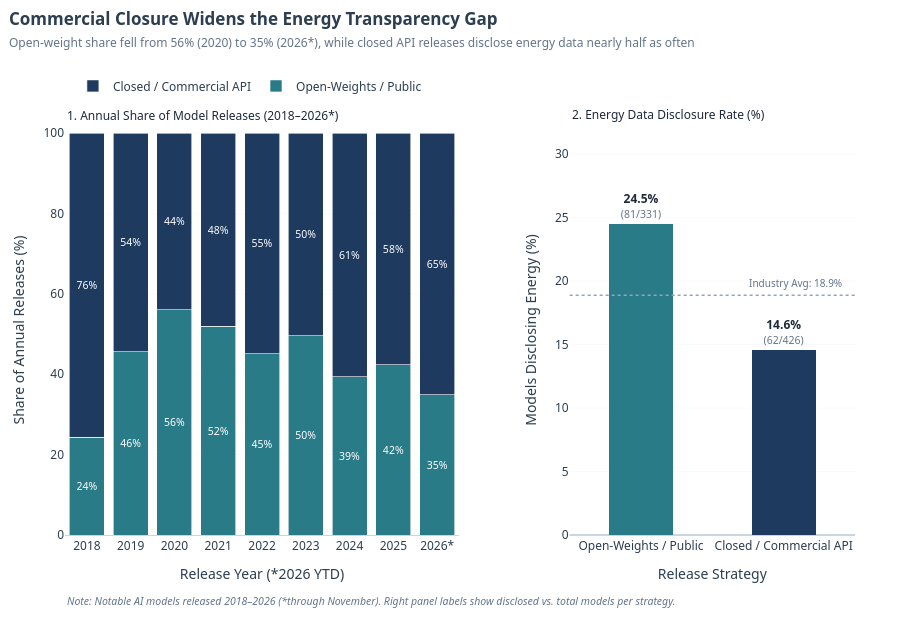

Notebook code for this chart:
### Markdown cell above
### 7. AI Governance & Reporting Risk

### Code cell
# Prepare AI Governance & Accessibility segmentation safely from df_master
df_gov = df_master[df_master["publication_year"] >= 2018].copy()

access_col = None
for candidate in ["model_accessibility", "accessibility", "Model accessibility"]:
    if candidate in df_gov.columns:
        access_col = candidate
        break

def classify_governance(row):
    if access_col and pd.notna(row[access_col]):
        val = str(row[access_col]).lower()
        if "open" in val:
            return "Open-Weights / Public"
        elif "api" in val or "hosted" in val or "closed" in val or "unreleased" in val:
            return "Closed / Commercial API"
    name_org = f"{row.get('model_name', '')} {row.get('organization', '')}".lower()
    open_keywords = [
        "llama", "mistral", "mixtral", "deepseek", "qwen", "gemma",
        "falcon", "olmo", "pythia", "bloom", "opt-", "t5", "bert", "yi-", "phi-"
    ]
    if any(k in name_org for k in open_keywords):
        return "Open-Weights / Public"
    return "Closed / Commercial API"

df_gov["release_model"] = df_gov.apply(classify_governance, axis=1)
df_gov["has_energy"] = df_gov["facility_total_energy_mwh"].notna()

# Left Panel Data: Annual Share (%) of Open-Weights vs Closed Models (2018-2026)
df_gov_year = (
    df_gov.groupby(["publication_year", "release_model"], as_index=False)
    .agg(models_count=("model_id", "count"))
)
df_year_tot = df_gov.groupby("publication_year", as_index=False).agg(year_total=("model_id", "count"))
df_gov_year = df_gov_year.merge(df_year_tot, on="publication_year")
df_gov_year["share_pct"] = (df_gov_year["models_count"] / df_gov_year["year_total"]) * 100.0
df_gov_year["year_label"] = df_gov_year["publication_year"].apply(
    lambda y: f"{int(y)}*" if int(y) == 2026 else str(int(y))
)

# Right Panel Data: Energy Disclosure Rate (%) ordered consistently (Open-Weights first, Closed second)
category_order = ["Open-Weights / Public", "Closed / Commercial API"]
df_gov_summary = (
    df_gov.groupby("release_model", as_index=False)
    .agg(
        total_models=("model_id", "count"),
        disclosed_models=("has_energy", "sum"),
        median_log10_flop=("log10_flop", "median"),
    )
)
df_gov_summary["disclosure_pct"] = (
    df_gov_summary["disclosed_models"] / df_gov_summary["total_models"]
) * 100.0
df_gov_summary["release_model"] = pd.Categorical(
    df_gov_summary["release_model"], categories=category_order, ordered=True
)
df_gov_summary = df_gov_summary.sort_values("release_model")

overall_disclosure_pct = (df_gov["has_energy"].sum() / len(df_gov)) * 100.0

NAVY = "#1E3A5F"
TEAL = "#2A7B88"

fig6 = make_subplots(
    rows=1,
    cols=2,
    horizontal_spacing=0.14,
    column_widths=[0.58, 0.42],
)

# Left Panel: 100% Stacked Bars over time (consistent color & order)
for rel_type, color in [
    ("Open-Weights / Public", TEAL),
    ("Closed / Commercial API", NAVY),
]:
    sub = df_gov_year[df_gov_year["release_model"] == rel_type].sort_values("publication_year")
    fig6.add_trace(
        go.Bar(
            x=sub["year_label"],
            y=sub["share_pct"],
            name=rel_type,
            marker=dict(color=color, line=dict(color="white", width=0.6)),
            text=sub["share_pct"].apply(lambda p: f"{p:.0f}%" if p >= 12 else ""),
            textposition="inside",
            insidetextanchor="middle",
            textfont=dict(size=10.5, color="white"),
            customdata=np.stack([sub["models_count"], sub["year_total"]], axis=-1),
            hovertemplate=(
                "<b>%{x} — " + rel_type + "</b><br>"
                "Share: %{y:.1f}% (%{customdata[0]} of %{customdata[1]} models)<extra></extra>"
            ),
        ),
        row=1,
        col=1,
    )

# Right Panel: Disclosure Rate (%) with matching category colors (Teal vs Navy)
bar_colors_r = [TEAL, NAVY]
fig6.add_trace(
    go.Bar(
        x=df_gov_summary["release_model"],
        y=df_gov_summary["disclosure_pct"],
        showlegend=False,
        marker=dict(color=bar_colors_r, line=dict(width=0)),
        width=0.45,
        text=df_gov_summary.apply(
            lambda r: f"<b>{r['disclosure_pct']:.1f}%</b><br><span style='font-size:10.5px;color:#64748B;'>({int(r['disclosed_models'])}/{int(r['total_models'])})</span>",
            axis=1,
        ),
        textposition="outside",
        cliponaxis=False,
        textfont=dict(size=12, color="#1E293B"),
        customdata=df_gov_summary["median_log10_flop"],
        hovertemplate=(
            "<b>%{x}</b><br>"
            "Energy Disclosure Rate: %{y:.1f}%<br>"
            "Median Computing Power: 10<sup>%{customdata:.1f}</sup> FLOP<extra></extra>"
        ),
    ),
    row=1,
    col=2,
)

# Subtle industry-average benchmark line on Panel 2
fig6.add_hline(
    y=overall_disclosure_pct,
    line_dash="dot",
    line_color="#94A3B8",
    line_width=1.3,
    row=1,
    col=2,
)

fig6.update_layout(
    barmode="stack",
    title=dict(
        text=(
            "<b>Commercial Closure Widens the Energy Transparency Gap</b><br>"
            "<span style='font-size:12px; color:#64748B;'>"
            "Open-weight share fell from 56% (2020) to 35% (2026*), while closed API releases disclose energy data nearly half as often"
            "</span>"
        ),
        x=0.01,
        xanchor="left",
        y=0.96,
        yanchor="top",
    ),
    font=dict(family="Segoe UI, Arial, sans-serif", size=12, color="#2C3E50"),
    plot_bgcolor="white",
    paper_bgcolor="white",
    legend=dict(
        orientation="h",
        yanchor="bottom",
        y=1.06,
        xanchor="left",
        x=0.01,
        bgcolor="rgba(255,255,255,0.9)",
    ),
    height=620,
    margin=dict(t=125, b=85, l=65, r=45),
    annotations=[
        dict(
            text="1. Annual Share of Model Releases (2018–2026*)",
            x=0.0,
            xanchor="left",
            y=1.05,
            xref="x domain",
            yref="y domain",
            showarrow=False,
            font=dict(size=12, color="#1E293B"),
        ),
        dict(
            text="2. Energy Data Disclosure Rate (%)",
            x=0.0,
            xanchor="left",
            y=1.05,
            xref="x2 domain",
            yref="y2 domain",
            showarrow=False,
            font=dict(size=12, color="#1E293B"),
        ),
        dict(
            text=f"Industry Avg: {overall_disclosure_pct:.1f}%",
            x=1.42,
            y=overall_disclosure_pct,
            xref="x2",
            yref="y2",
            xanchor="right",
            yanchor="bottom",
            yshift=3,
            showarrow=False,
            font=dict(size=10, color="#64748B"),
        ),
        dict(
            text="<i>Note: Notable AI models released 2018–2026 (*through November). Right panel labels show disclosed vs. total models per strategy.</i>",
            x=0.0,
            xanchor="left",
            y=-0.14,
            yanchor="top",
            xref="paper",
            yref="paper",
            showarrow=False,
            font=dict(size=10.5, color="#64748B"),
        ),
    ],
)

fig6.update_xaxes(title_text="Release Year (*2026 YTD)", showgrid=False, linecolor="#CBD5E1", row=1, col=1)
fig6.update_yaxes(title_text="Share of Annual Releases (%)", range=[0, 102], gridcolor="#F8FAFC", row=1, col=1)

fig6.update_xaxes(title_text="Release Strategy", showgrid=False, linecolor="#CBD5E1", row=1, col=2)
fig6.update_yaxes(
    title_text="Models Disclosing Energy (%)",
    range=[0, df_gov_summary["disclosure_pct"].max() * 1.32],
    gridcolor="#F8FAFC",
    zerolinecolor="#CBD5E1",
    row=1,
    col=2,
)

fig6.show()
fig6.write_image("../assets/charts/chart6_governance_risk.png", width=1200, height=620, scale=1)

### Figure 1 — Plotly figure (JSON) as saved in the notebook; plotly's stock layout.template omitted (floating-point values rounded to 4 significant figures)
{"data": [{"customdata": [[9, 37], [31, 68], [28, 50], [41, 79], [41, 91], [59, 119], [39, 99], [47, 111], [36, 103]], "hovertemplate": "<b>%{x} — Open-Weights / Public</b><br>Share: %{y:.1f}% (%{customdata[0]} of %{customdata[1]} models)<extra></extra>", "insidetextanchor": "middle", "marker": {"color": "#2A7B88", "line": {"color": "white", "width": 0.6}}, "name": "Open-Weights / Public", "text": ["24%", "46%", "56%", "52%", "45%", "50%", "39%", "42%", "35%"], "textfont": {"color": "white", "size": 10.5}, "textposition": "inside", "type": "bar", "x": ["2018", "2019", "2020", "2021", "2022", "2023", "2024", "2025", "2026*"], "xaxis": "x", "y": [24.32, 45.59, 56.0, 51.9, 45.05, 49.58, 39.39, 42.34, 34.95], "yaxis": "y"}, {"customdata": [[28, 37], [37, 68], [22, 50], [38, 79], [50, 91], [60, 119], [60, 99], [64, 111], [67, 103]], "hovertemplate": "<b>%{x} — Closed / Commercial API</b><br>Share: %{y:.1f}% (%{customdata[0]} of %{customdata[1]} models)<extra></extra>", "insidetextanchor": "middle", "marker": {"color": "#1E3A5F", "line": {"color": "white", "width": 0.6}}, "name": "Closed / Commercial API", "text": ["76%", "54%", "44%", "48%", "55%", "50%", "61%", "58%", "65%"], "textfont": {"color": "white", "size": 10.5}, "textposition": "inside", "type": "bar", "x": ["2018", "2019", "2020", "2021", "2022", "2023", "2024", "2025", "2026*"], "xaxis": "x", "y": [75.68, 54.41, 44.0, 48.1, 54.95, 50.42, 60.61, 57.66, 65.05], "yaxis": "y"}, {"cliponaxis": false, "customdata": [22.41, 22.59], "hovertemplate": "<b>%{x}</b><br>Energy Disclosure Rate: %{y:.1f}%<br>Median Computing Power: 10<sup>%{customdata:.1f}</sup> FLOP<extra></extra>", "marker": {"color": ["#2A7B88", "#1E3A5F"], "line": {"width": 0}}, "showlegend": false, "text": ["<b>24.5%</b><br><span style='font-size:10.5px;color:#64748B;'>(81/331)</span>", "<b>14.6%</b><br><span style='font-size:10.5px;color:#64748B;'>(62/426)</span>"], "textfont": {"color": "#1E293B", "size": 12}, "textposition": "outside", "type": "bar", "width": 0.45, "x": ["Open-Weights / Public", "Closed / Commercial API"], "xaxis": "x2", "y": [24.47, 14.55], "yaxis": "y2"}], "layout": {"annotations": [{"font": {"color": "#1E293B", "size": 12}, "showarrow": false, "text": "1. Annual Share of Model Releases (2018–2026*)", "x": 0, "xanchor": "left", "xref": "x domain", "y": 1.05, "yref": "y domain"}, {"font": {"color": "#1E293B", "size": 12}, "showarrow": false, "text": "2. Energy Data Disclosure Rate (%)", "x": 0, "xanchor": "left", "xref": "x2 domain", "y": 1.05, "yref": "y2 domain"}, {"font": {"color": "#64748B", "size": 10}, "showarrow": false, "text": "Industry Avg: 18.9%", "x": 1.42, "xanchor": "right", "xref": "x2", "y": 18.89, "yanchor": "bottom", "yref": "y2", "yshift": 3}, {"font": {"color": "#64748B", "size": 10.5}, "showarrow": false, "text": "<i>Note: Notable AI models released 2018–2026 (*through November). Right panel labels show disclosed vs. total models per strategy.</i>", "x": 0, "xanchor": "left", "xref": "paper", "y": -0.14, "yanchor": "top", "yref": "paper"}], "barmode": "stack", "font": {"color": "#2C3E50", "family": "Segoe UI, Arial, sans-serif", "size": 12}, "height": 620, "legend": {"bgcolor": "rgba(255,255,255,0.9)", "orientation": "h", "x": 0.01, "xanchor": "left", "y": 1.06, "yanchor": "bottom"}, "margin": {"b": 85, "l": 65, "r": 45, "t": 125}, "paper_bgcolor": "white", "plot_bgcolor": "white", "shapes": [{"line": {"color": "#94A3B8", "dash": "dot", "width": 1.3}, "type": "line", "x0": 0, "x1": 1, "xref": "x2 domain", "y0": 18.89, "y1": 18.89, "yref": "y2"}], "title": {"text": "<b>Commercial Closure Widens the Energy Transparency Gap</b><br><span style='font-size:12px; color:#64748B;'>Open-weight share fell from 56% (2020) to 35% (2026*), while closed API releases disclose energy data nearly half as often</span>", "x": 0.01, "xanchor": "left", "y": 0.96, "yanchor": "top"}, "xaxis": {"anchor": "y", "domain": [0, 0.4988], "linecolor": "#CBD5E1", "showgrid": false, "title": {"text": "Release Year (*2026 YTD)"}}, "xaxis2": {"anchor": "y2", "domain": [0.6388, 1], "linecolor": "#CBD5E1", "showgrid": false, "title": {"text": "Release Strategy"}}, "yaxis": {"anchor": "x", "domain": [0, 1], "gridcolor": "#F8FAFC", "range": [0, 102], "title": {"text": "Share of Annual Releases (%)"}}, "yaxis2": {"anchor": "x2", "domain": [0, 1], "gridcolor": "#F8FAFC", "range": [0, 32.3], "title": {"text": "Models Disclosing Energy (%)"}, "zerolinecolor": "#CBD5E1"}}}
